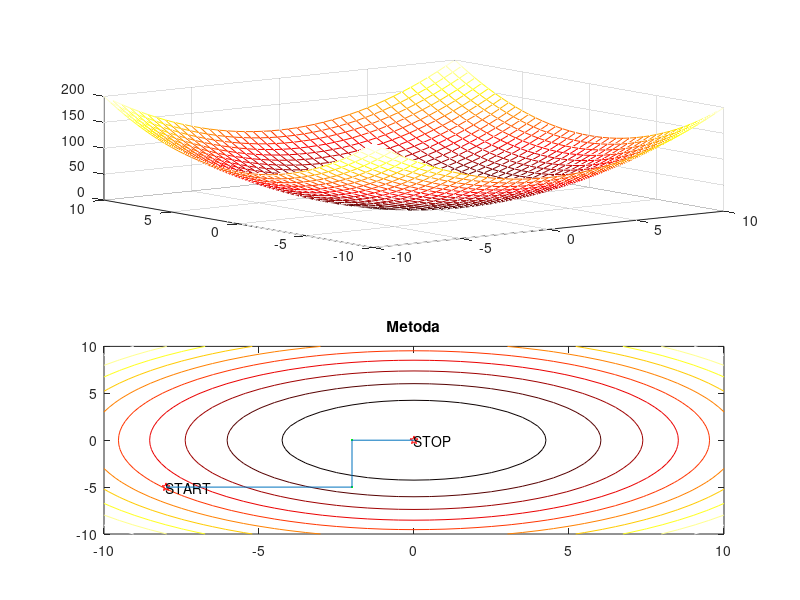

Write the MATLAB code that produced this figure.
clc
close
clear
tic
[X,Y]=meshgrid([-10:0.5:10],[-10:0.5:10]);
Z=@(X,Y) X.^2+Y.^2;
subplot(2,1,1)
mesh(X,Y,Z(X,Y))
colormap(hot)
subplot(2,1,2)
contour(X,Y,Z(X,Y))
title('Metoda')
hold on
dx=[-8,-2,-2,0];
dy=[-5,-5,0,0];
plot(dx(1),dy(1),'rp')
text(dx(1),dy(1),'START')
plot(dx(2:end-1),dy(2:end-1),'g.')
plot(dx(end),dy(end),'rp')
text(dx(end),dy(end),'STOP')
for i=1:length(dx)-1
    line([dx(i),dx(i+1)],[dy(i),dy(i+1)])
end
toc
%wspolrzedne punktu minimum
%wartosc funkcji w punkcie minimum
%liczba iteracji
%czas
%http://geatbx.com/docu/fcnindex-01.html#TopOfPage